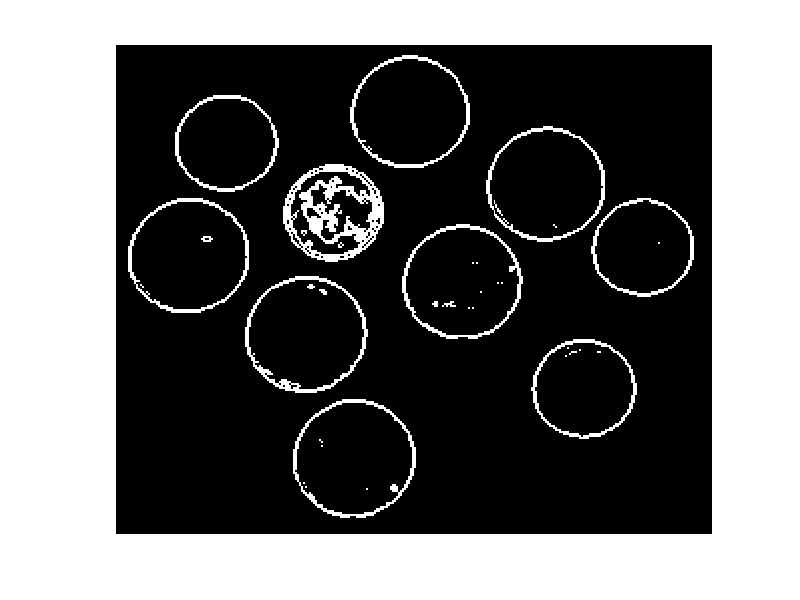

This figure's MATLAB source:


rows = 246;
cols = 300;
edge_img = uint8(ones(rows, cols));
 
fid = fopen('output2.txt','r');
result = textscan(fid, '%s');
fclose(fid);
 
for r = 1: rows
    for c = 1 : cols
        edge_img(r,c) = bin2dec(result{1,1}{(r-1)*300+c,1}) ;
    end
end
 
figure, imshow(edge_img);
